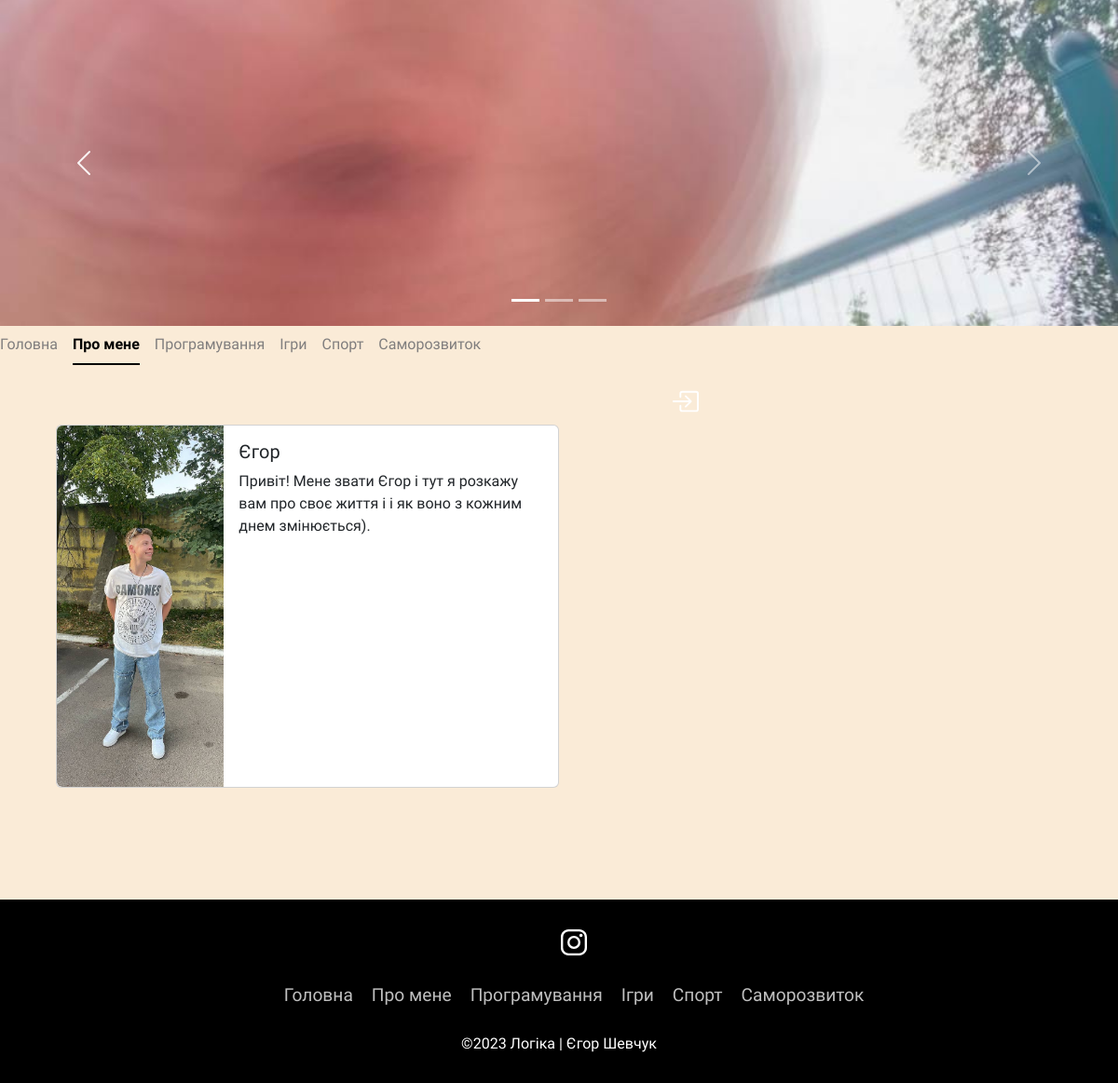
/about, run on the app's committed database.
### tables this page shows
CREATE TABLE "user" (
	"id"	INTEGER NOT NULL,
	"name"	TEXT,
	"surname"	TEXT,
	"login"	TEXT,
	"password"	TEXT,
	"image"	TEXT,
	"avatar"	TEXT,
	"about_me_short"	TEXT,
	"about_me"	TEXT,
	PRIMARY KEY("id")
);

### main.py (the view)
@app.route('/about')
def about():
    user = get_info()
    return render_template('about.html', user = user)

### db_File.py (called while the page is built)
def open():
    global conn , cursor
    conn = sqlite3.connect(name)
    conn.row_factory = sqlite3.Row
    cursor = conn.cursor()

def close():
    cursor.close()
    conn.close()

def get_info():
    open()
    cursor.execute("SELECT* FROM user")
    res = cursor.fetchone()
    res = dict(res)
    close()
    return res

### template/about.html (shortened to what this page needs)
{% extends "shablon.html" %}
{% block header %}
{% include 'baner.html' %}
{% include 'menu.html' %}
{% endblock %}
{% block main %}
<div class="card mb-3" style="max-width: 540px;">
    <div class="row g-0">
      <div class="col-md-4">
        <img src="/static/{{user['avatar']}}" class="img-fluid rounded-start" alt="...">
      </div>
      <div class="col-md-8">
        <div class="card-body">
          <h5 class="card-title">{{user['name']}}</h5>
          <p class="card-text">{{user['about_me']}}</p>
        </div>
      </div>
    </div>
  </div>
{% endblock %}

### template/shablon.html (shortened to what this page needs)
<html>
    <head>
        <link rel="stylesheet" href="https://cdn.jsdelivr.net/npm/swiper/swiper-bundle.min.css"/>
        <link href="https://cdn.jsdelivr.net/npm/bootstrap@5.3.2/dist/css/bootstrap.min.css" rel="stylesheet">
        <link rel="stylesheet" href="{{url_for('static', filename = 'style.css')}}">
    </head>
  <body>
    </head>
    <body>
        <header>
            {% block header %}
            {% endblock %}
        </header>
        <main>
            {% block main %}
            {% endblock %}
        </main>
        {% include 'footer.html' %}
    </body>
</html>

### template/baner.html (shortened to what this page needs)
<div id="carouselExampleIndicators" class="carousel slide">
  <div class="carousel-indicators">
    <button type="button" data-bs-target="#carouselExampleIndicators" data-bs-slide-to="0" class="active" aria-current="true" aria-label="Slide 1"></button>
    <button type="button" data-bs-target="#carouselExampleIndicators" data-bs-slide-to="1" aria-label="Slide 2"></button>
    <button type="button" data-bs-target="#carouselExampleIndicators" data-bs-slide-to="2" aria-label="Slide 3"></button>
  </div>
  <div class="carousel-inner">
    <div class="carousel-item active">
      <div class="baner baner1">
      </div>
    </div>
  </div>
  <button class="carousel-control-prev" type="button" data-bs-target="#carouselExampleIndicators" data-bs-slide="prev">
    <span class="carousel-control-prev-icon" aria-hidden="true"></span>
  </button>
  <button class="carousel-control-next" type="button" data-bs-target="#carouselExampleIndicators" data-bs-slide="next">
    <span class="carousel-control-next-icon" aria-hidden="true"></span>
  </button>
</div>

### template/menu.html (shortened to what this page needs)
<ul class="nav nav-underline manu">
  <li class="nav-item">
    <a class="nav-link {% if request.path == '/' %}active{% endif %}" aria-current="page" href="/">Головна</a>
  </li>
  <li class="nav-item">
    <a class="nav-link {% if request.path == '/about' %}active{% endif %}" href="/about">Про мене</a>
  </li>
  <li class="nav-item">
    <a class="nav-link {% if request.path == '/programming' %}active{% endif %}" href="/post/programming">Програмування</a>
  </li>
  <li class="nav-item">
      <a class="nav-link {% if request.path == '/gaming' %}}active{% endif %}" href="/post/gaming">Ігри</a>
    </li>
    <li class="nav-item">
      <a class="nav-link {% if request.path == '/sport' %}active{% endif %}" href="/post/sport">Спорт</a>
    </li>
    <li class="nav-item">
      <a class="nav-link {% if request.path == '/self_development' %}active{% endif %}" href="/post/self_development">Саморозвиток</a>
    </li>
    <li class="nav-item login">
      <a class="nav-link" href="/login">
    </a>
    </li>
</ul>

### template/footer.html (shortened to what this page needs)
<footer class="footer">
  <div class="waves">
    <div class="wave" id="wave1"></div>
    <div class="wave" id="wave3"></div>
  </div>
  <ul class="social-icon">
    <li class="social-icon__item"><a class="social-icon__link" href="https://instagram.com/dj_garbuzzzzzz?igshid=NGVhN2U2NjQ0Yg%3D%3D&utm_source=qr">
        <ion-icon name="logo-instagram"></ion-icon>
      </a></li>
  </ul>
  <ul class="menu">
    <li class="menu__item"><a class="menu__link" href="/">Головна</a></li>
    <li class="menu__item"><a class="menu__link" href="/about">Про мене</a></li>
    <li class="menu__item"><a class="menu__link"  href="/post/programming">Програмування</a></li>
    <li class="menu__item"><a class="menu__link" href="/post/gaming">Ігри</a></li>
    <li class="menu__item"><a class="menu__link" href="/post/sport">Спорт</a></li>
    <li class="menu__item"><a class="menu__link" href="/post/self_development">Саморозвиток</a></li>
  </ul>
  <p>&copy;2023 Логіка | Єгор Шевчук</p>
</footer>

### static/style.css (style rules this page uses)
body { margin: 0; background-color:antiquewhite; font-family: 'Playpen Sans', cursive; }
.baner { height: 350px; width: 100%; }
.baner1 { background: url('/static/comertial4.jpg') no-repeat scroll right center / cover; }
main { margin-left: 5%; }
.nav-underline .nav-link.active, .nav-underline .show>.nav-link { color: black; }
.nav-link { color: rgb(128, 126, 126); }
.footer { margin-top: 10%; position: relative; width: 100%; background:black; min-height: 100px; padding: 20px 50px; display: flex; justify-content: center; align-items: center; flex-direction: column; }
.social-icon, .menu { position: relative; display: flex; justify-content: center; align-items: center; margin: 10px 0; flex-wrap: wrap; }
.social-icon__item, .menu__item { list-style: none; }
.social-icon__link { font-size: 2rem; color: #fff; margin: 0 10px; display: inline-block; transition: 0.5s; }
.menu__link { font-size: 1.2rem; color: #fff; margin: 0 10px; display: inline-block; transition: 0.5s; text-decoration: none; opacity: 0.75; font-weight: 300; }
.footer p { color: #fff; margin: 15px 0 10px 0; font-size: 1rem; font-weight: 300; }
.wave { position: absolute; top: -100px; left: 0; width: 100%; height: 100px; background: url("https://i.ibb.co/wQZVxxk/wave.png"); background-size: 1000px 100px; }
.wave#wave1 { z-index: 1000; opacity: 1; bottom: 0; animation: animateWaves 4s linear infinite; }
.wave#wave3 { z-index: 1000; opacity: 0.2; bottom: 15px; animation: animateWaves 3s linear infinite; }
:root { --font: 'Poppins', sans-serif; --color: black; --bg-color: #f4f4f4; }
svg { color: white; }
.login { margin-left: 60%; }

### data on the page
user: avatar (placeholder picture), name "Єгор", about_me "Привіт! Мене звати Єгор і тут я розкажу вам про своє життя і і як воно з кожним днем змінюється)."
